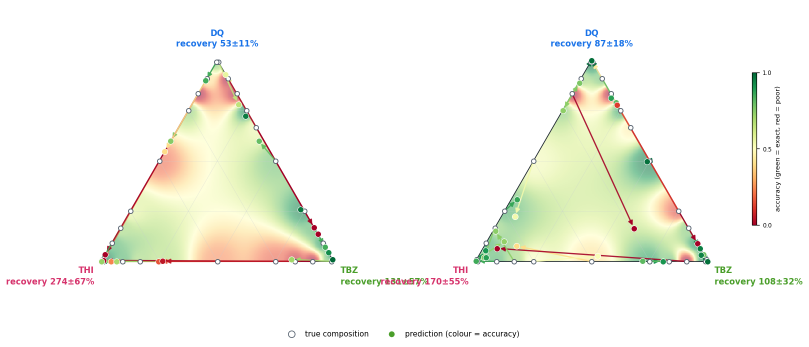
#> input picture archive/docs_legacy/classify_triangle.png, 1617 x 694 px (shown at 1/2 size)
$ python -i fig27h_digitize_ternary_png.py   (imports and definitions only)
#> lines starting #> are read from the running program, lines starting #| are printed output that depends on the picture; after the words box and inside, x2 and y2 are one past the last pixel; in counts of white or black regions, pixels touching at a corner belong together
# -*- coding: utf-8 -*-
"""27h — 삼각도 PNG(사용자 Origin 그림)를 데이터로 읽어 배경 필드를 만든다.

입력: 삼각도 PNG (검은 외곽 삼각형, 예측점은 초록/노랑/주황/빨강, 진실은 흰 원).
처리: 1) 검은 삼각형 꼭짓점 검출(THI 위, TBZ 좌하, DQ 우하)
      2) 색 점 검출(HSV 군집) → 픽셀 좌표 → 무게중심 좌표(DQ, TBZ, THI)
      3) 점의 색 = 밴드(0 초록 … 3 빨강); 배경 = 국소 정답률 또는 밴드 점수 평균
출력: <png>_bg.png (삼각형 영역만, 투명 배경 — Origin 레이어 아래에 깔기),
      <png>_points.csv (x_px, y_px, DQ, TBZ, THI, band),
      <png>_field_XYZZ.csv (Origin ternary contour 용)

실행:  python -u fig27h_digitize_ternary_png.py figure.png [--sigma 20] [--palette rb|po]
       [--field fraction|score] [--correct-band 1.25|1.5|2] [--crop x0 y0 x1 y1]
"""
from __future__ import annotations

import argparse
import csv
import os
import sys

import numpy as np
from PIL import Image

sys.path.insert(0, os.path.dirname(os.path.abspath(__file__)))
import matplotlib

# [1 line not run here, left out]
import matplotlib.pyplot as plt  # noqa: E402
from matplotlib.colors import LinearSegmentedColormap  # noqa: E402
import matplotlib.tri as mtri  # noqa: E402
from scipy import ndimage  # noqa: E402

RB = LinearSegmentedColormap.from_list("rb", ["#c8322b", "#f6f1ec", "#2b64b5"])
PO = LinearSegmentedColormap.from_list("po", ["#5b4a8a", "#f7f5ed", "#e8a13a"])
# 밴드 기준색 (RGB 0-255): 초록 / 노랑 / 주황 / 빨강 — Origin 그림 팔레트
REF = {0: (31, 157, 85), 1: (232, 195, 58), 2: (238, 127, 45), 3: (214, 39, 40)}


def rgb2hsv(a):
    a = a.astype(float) / 255.0
    mx, mn = a.max(-1), a.min(-1)
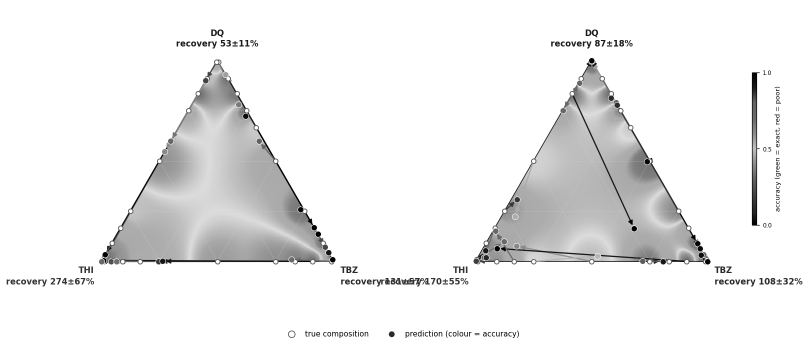
#> mn: shape (694, 1617) float64 (shown at 1/2 size); min 0, max 1, mean 0.937
    d = mx - mn
    h = np.zeros_like(mx)
    r, g, b = a[..., 0], a[..., 1], a[..., 2]
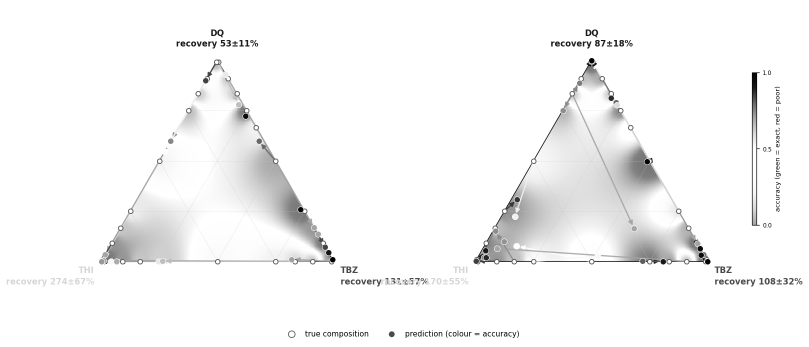
#> r: shape (694, 1617) float64 (shown at 1/2 size); min 0, max 1, mean 0.968
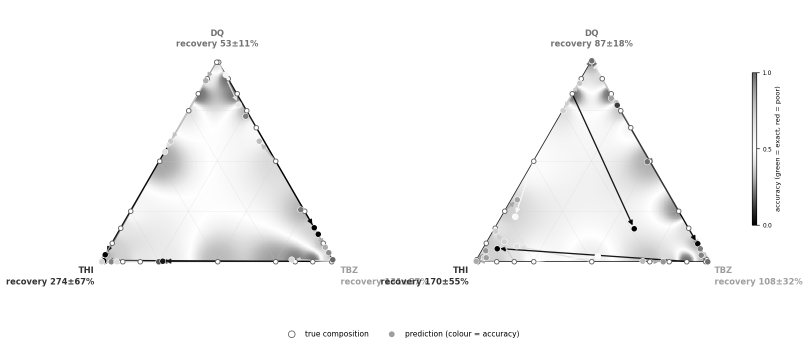
#> g: shape (694, 1617) float64 (shown at 1/2 size); min 0, max 1, mean 0.971
    m = d > 1e-6
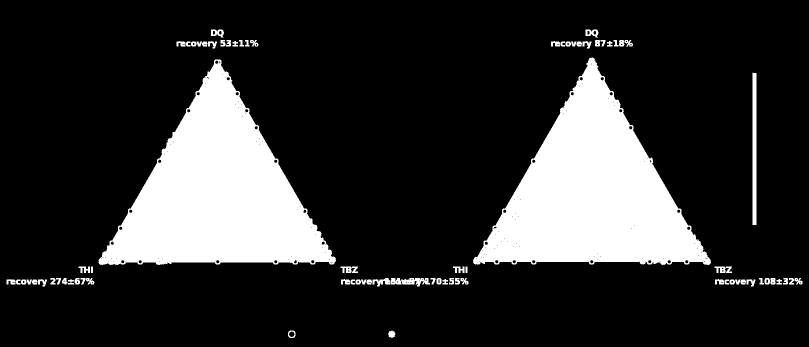
#> m: shape (694, 1617) bool (shown at 1/2 size); 18.3% white; 79 white regions, largest, box (x1, y1, x2, y2) and area: (197, 119, 672, 530) 97223, (946, 115, 1422, 530) 96589, (1504, 145, 1513, 450) 2433
    h[m & (mx == r)] = ((g - b) / np.where(d == 0, 1, d))[m & (mx == r)] % 6
    h[m & (mx == g)] = ((b - r) / np.where(d == 0, 1, d))[m & (mx == g)] + 2
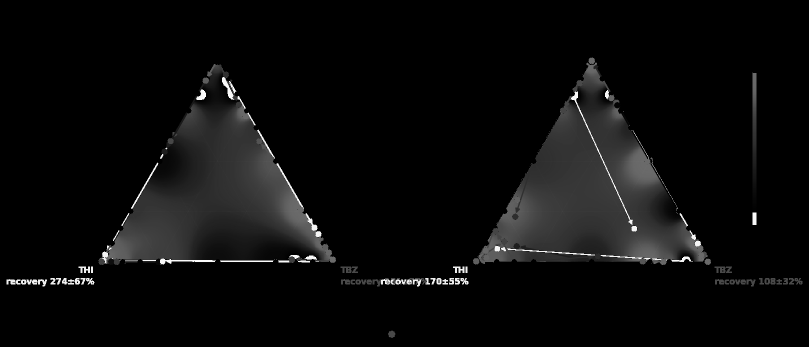
#> h: shape (694, 1617) float64 (shown at 1/2 size); min 0, max 5.99, mean 0.258; drawn with min black and max white
    h[m & (mx == b)] = ((r - g) / np.where(d == 0, 1, d))[m & (mx == b)] + 4
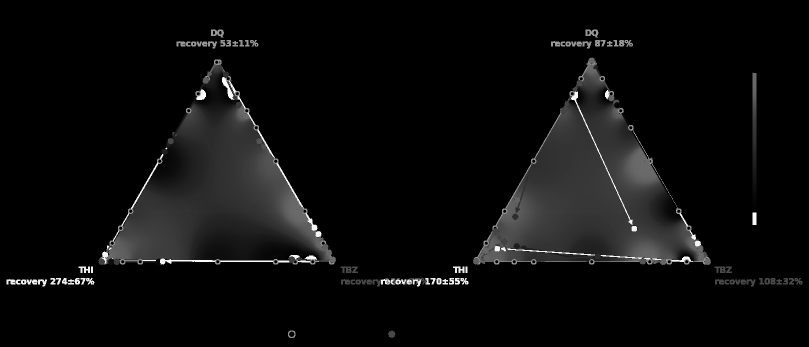
#> h: shape (694, 1617) float64 (shown at 1/2 size); 0.59% of pixels changed, all inside (x1, y1, x2, y2) = (201, 59, 1419, 676); drawn with min black and max white
    return h * 60, np.where(mx > 0, d / np.where(mx == 0, 1, mx), 0), mx


def find_triangle(img):
    """검은(어두운 무채색) 선의 픽셀에서 꼭짓점 3개."""
    h, s, v = rgb2hsv(img)
    dark = (v < 0.35) & (s < 0.35)
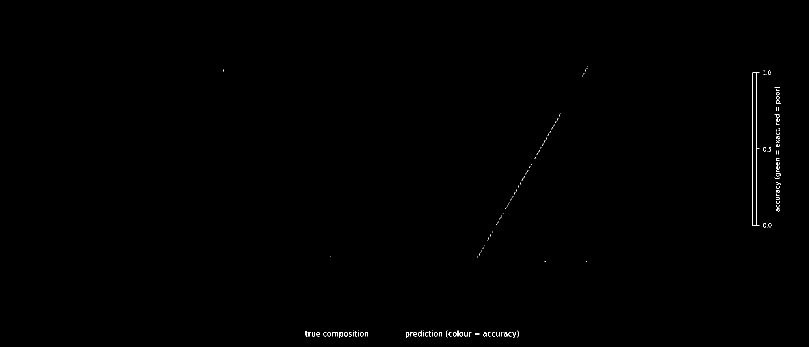
#> dark: shape (694, 1617) bool (shown at 1/2 size); 0.2% white in thin lines or dots, all inside (x1, y1, x2, y2) = (446, 132, 1562, 676)
    # 가장 큰 어두운 연결 성분 = 삼각형 외곽선 (범례 마커·글자는 작다)
    lab, n = ndimage.label(ndimage.binary_dilation(dark, iterations=2))
#> lab: shape (694, 1617) int32; 48 distinct labels, from 0 to 47
#> n = 47
    if n == 0:
        raise SystemExit("검은 삼각형 선을 찾지 못했습니다 (--crop 으로 삼각형만 잘라 주세요)")
    objs = ndimage.find_objects(lab)
#> objs = 47 items
    H = img.shape[0]
#> H = 694
    # 세로로 긴(높이 ≥ 0.4 H) 어두운 성분들의 합집합 = 삼각형 변들 (글자·마커는 작다)
    npx = ndimage.sum(dark, lab, range(1, n + 1))
#> npx = 47 values, max 642 at index 4, min 1 at index 25, mean 47.53
    keep = [i + 1 for i, o in enumerate(objs)
            if (o[0].stop - o[0].start) >= 0.4 * H or npx[i] >= 300]
#> keep = [5]
    if not keep:
        areas = [(o[0].stop - o[0].start) * (o[1].stop - o[1].start) for o in objs]
        keep = [int(np.argmax(areas)) + 1]
    ys, xs = np.nonzero(np.isin(lab, keep) & dark)
#> ys = 642 values from 145 to 450; xs = 642 values, max 1518 at index 13, min 1504 at index 14, mean 1508.7
    top = (xs[ys.argmin()], ys.min())
#> top = (1505, 145)
    ybase = ys.max()
#> ybase = 450
    base = ys > ybase - 0.02 * (ybase - top[1])
    left = (xs[base].min(), ybase)
#> left = (1504, 450)
    right = (xs[base].max(), ybase)
#> right = (1518, 450)
    return np.array(top, float), np.array(left, float), np.array(right, float)


# [156 lines left out: functions to_bary, find_dots, field, main, _write, not called in this run]


# [2 lines not run here, left out]

>>> import cv2
>>> picture = cv2.cvtColor(cv2.imread('../../archive/docs_legacy/classify_triangle.png'), cv2.COLOR_BGR2RGB)
>>> result = find_triangle(picture)
#> result = ([1505, 145], [1504, 450], [1518, 450])

$ run again, on archive/docs_legacy/concentration_pred.png
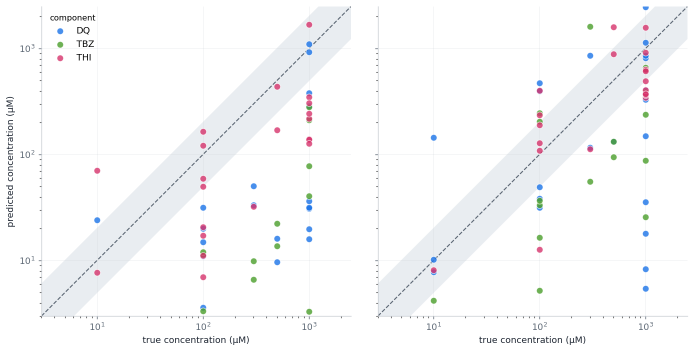
#> input picture archive/docs_legacy/concentration_pred.png, 1388 x 703 px (shown at 1/2 size)
#> in rgb2hsv, `m = d > 1e-6`:
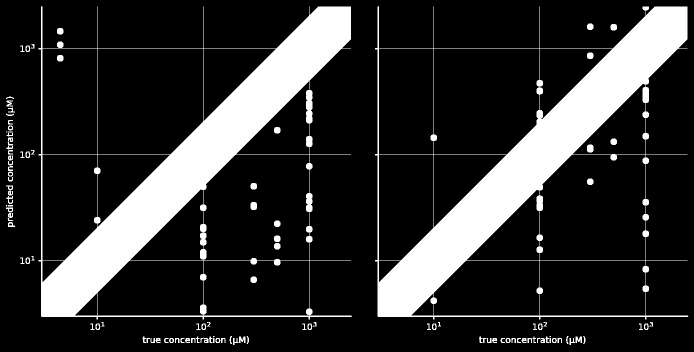
#> m: shape (703, 1388) bool (shown at 1/2 size); 18.6% white; 116 white regions (4 under 20 px), largest, box (x1, y1, x2, y2) and area: (77, 12, 704, 639) 87012, (750, 12, 1377, 639) 86677, (1174, 289, 1187, 305) 188
#> in find_triangle, `dark = (v < 0.35) & (s < 0.35)`:
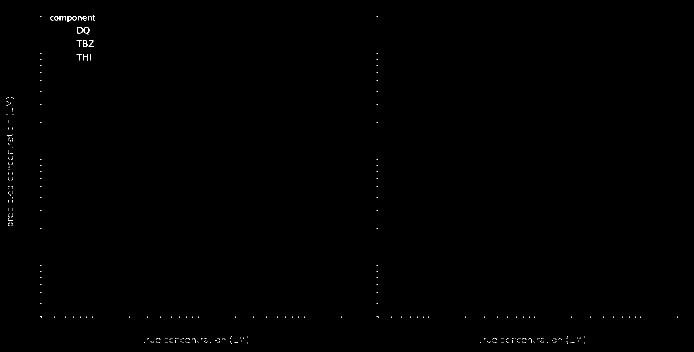
#> dark: shape (703, 1388) bool (shown at 1/2 size); 0.14% white in thin lines or dots
#> lab: shape (703, 1388) int32; 165 distinct labels, from 0 to 164
#> n = 164
#> objs = 164 items
#> npx = 164 values, max 261 at index 0, min 1 at index 32, mean 8.42
#> in find_triangle, `keep = [i + 1 for i, o in enumerate(objs) if (o[0].stop - o[0].start) ..`: keep = []
#> areas = 164 values, max 1674 at index 0, min 25 at index 32, mean 86.05
#> in find_triangle, `keep = [int(np.argmax(areas)) + 1]`: keep = [1]
#> ys = 261 values from 30 to 43; xs = 261 values, max 189 at index 42, min 101 at index 77, mean 143.3
#> top = (186, 30)
#> ybase = 43
#> left = (135, 43)
#> right = (136, 43)
#> result = ([186, 30], [135, 43], [136, 43])

$ run again, on archive/docs_legacy/dl_findings.png
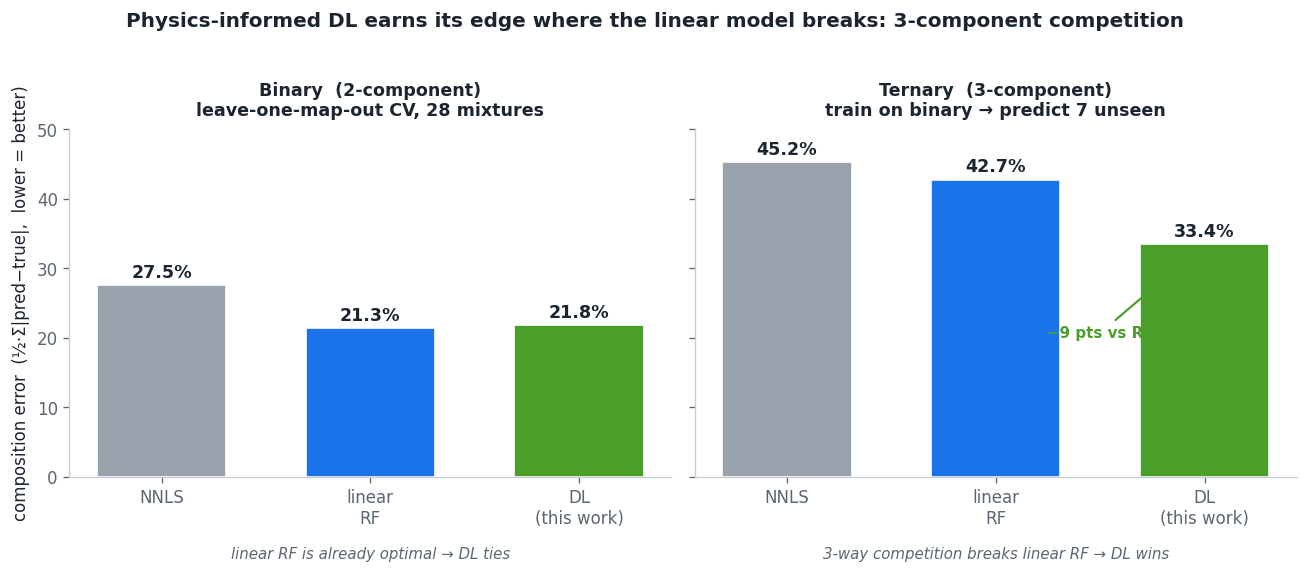
#> input picture archive/docs_legacy/dl_findings.png, 1308 x 573 px
#> in rgb2hsv, `m = d > 1e-6`:
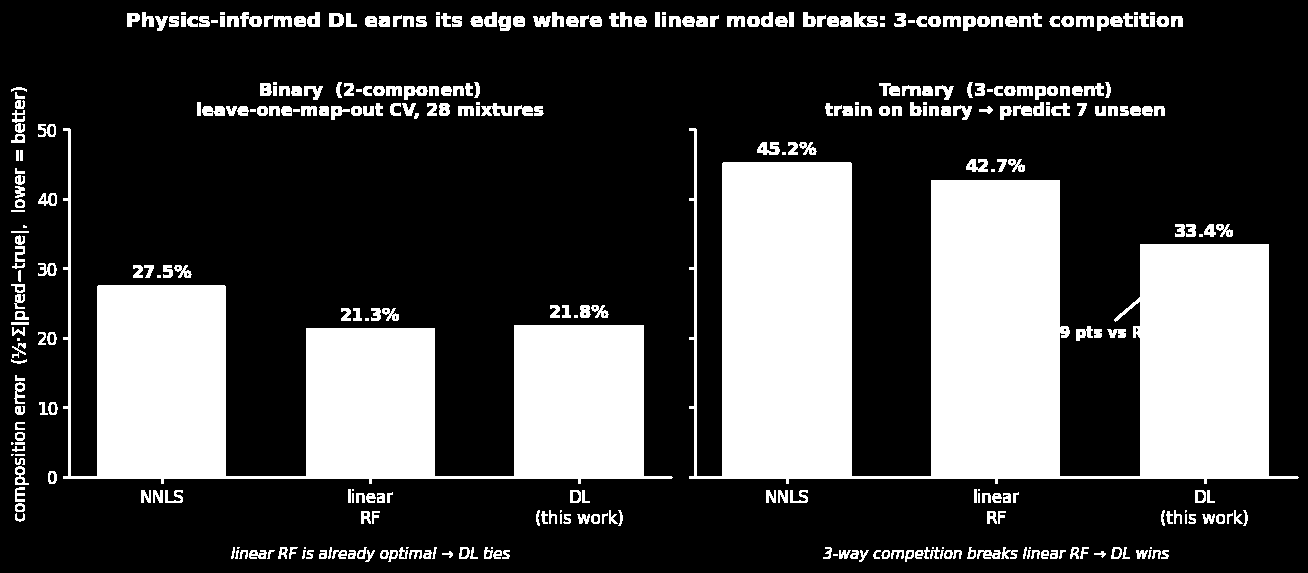
#> m: shape (573, 1308) bool; 27.5% white; 372 white regions (37 under 20 px), largest, box (x1, y1, x2, y2) and area: (689, 128, 1299, 484) 112200, (63, 128, 673, 484) 66350, (481, 103, 512, 116) 237
#> dark: shape (573, 1308) bool; 0.3% white in thin lines or dots, all inside (x1, y1, x2, y2) = (11, 12, 1233, 521)
#> in find_triangle, `lab, n = ndimage.label(ndimage.binary_dilation(dark, iterations=2))`:
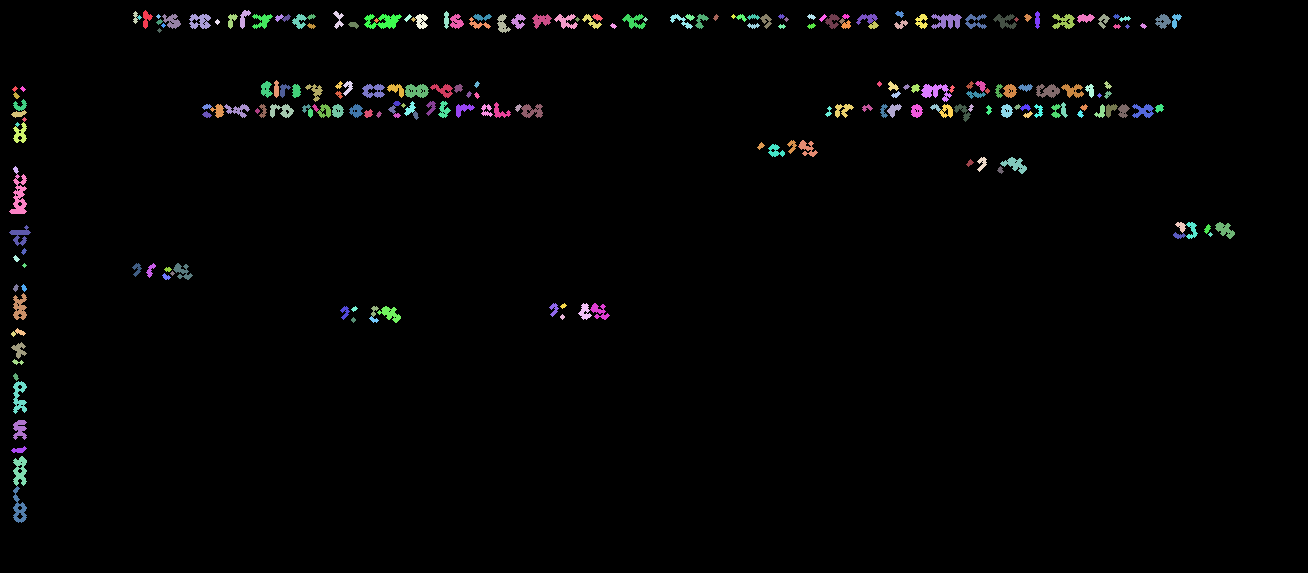
#> lab: shape (573, 1308) int32; 228 distinct labels, from 0 to 227; one colour per label, 0 black
#> n = 227
#> objs = 227 items
#> npx = 227 values, max 53 at index 186, min 1 at index 7, mean 9.91
#> in find_triangle, `keep = [i + 1 for i, o in enumerate(objs) if (o[0].stop - o[0].start) ..`: keep = []
#> areas = 227 values, max 720 at index 186, min 25 at index 7, mean 146.4
#> in find_triangle, `keep = [int(np.argmax(areas)) + 1]`: keep = [187]
#> ys = 53 values from 176 to 211; xs = 53 values, max 24 at index 1, min 11 at index 39, mean 19.11
#> top = (23, 176)
#> ybase = 211
#> left = (11, 211)
#> right = (24, 211)
#> result = ([23, 176], [11, 211], [24, 211])

$ run again, on archive/docs_legacy/dl_interpretability.png
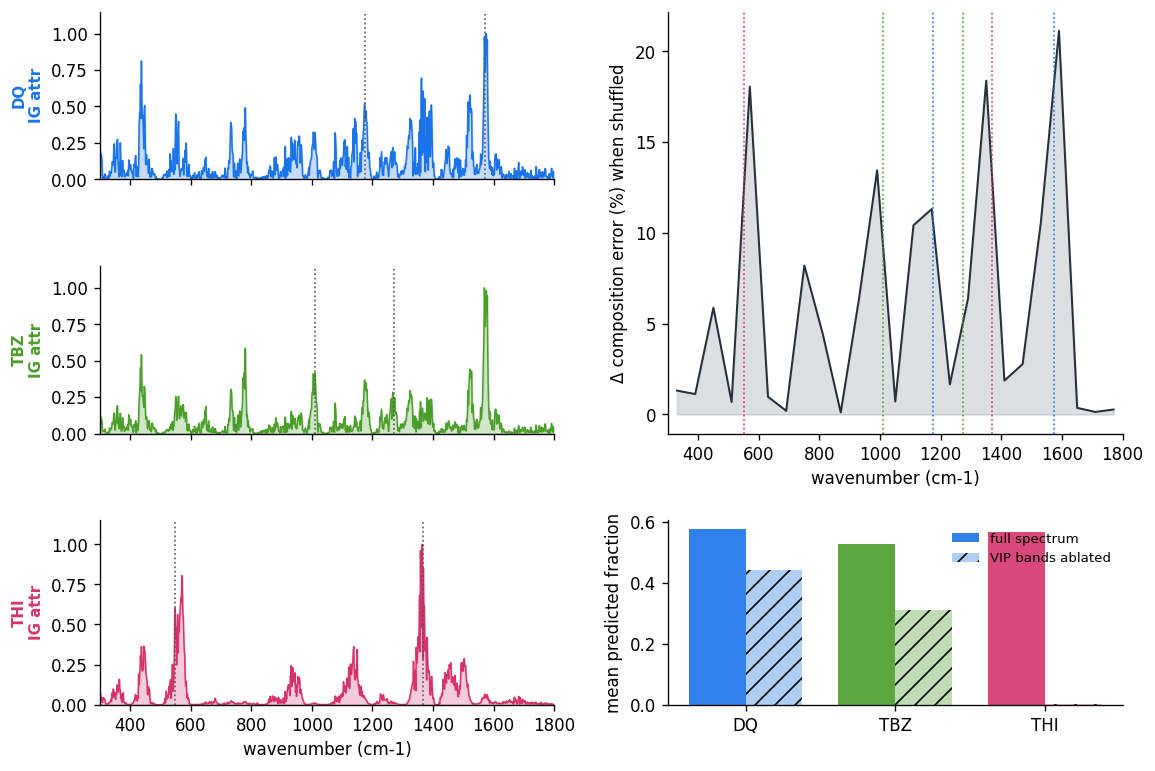
#> input picture archive/docs_legacy/dl_interpretability.png, 1155 x 771 px
#> m: shape (771, 1155) bool; 14.6% white; 272 white regions (243 under 20 px), largest, box (x1, y1, x2, y2) and area: (675, 29, 1115, 417) 54394, (689, 529, 802, 705) 17215, (838, 544, 952, 705) 14319
#> dark: shape (771, 1155) bool; 1.6% white in thin lines or dots
#> in find_triangle, `lab, n = ndimage.label(ndimage.binary_dilation(dark, iterations=2))`:
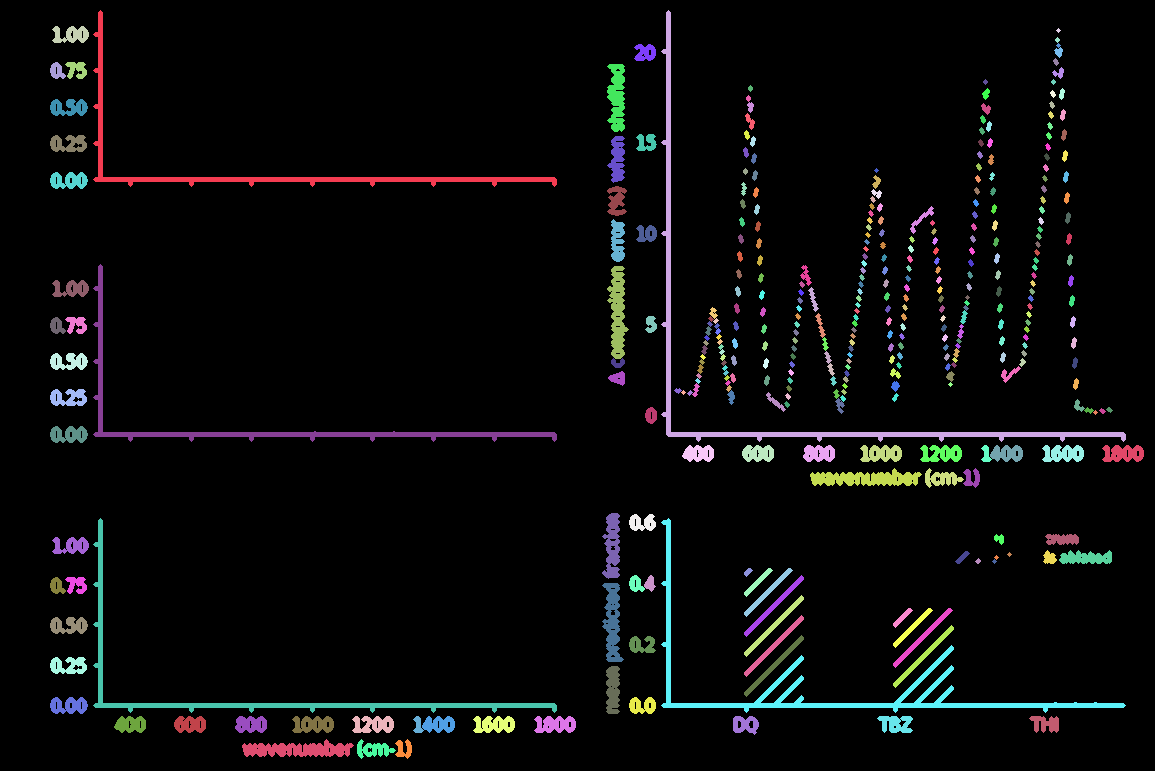
#> lab: shape (771, 1155) int32; 367 distinct labels, from 0 to 366; one colour per label, 0 black
#> n = 366
#> objs = 366 items
#> npx = 366 values, max 1260 at index 318, min 1 at index 3, mean 38.21
#> keep = [1, 2, 122, 313, 318, 319, 364]
#> ys = 4929 values from 12 to 754; xs = 4929 values, max 1123 at index 2241, min 95 at index 44, mean 554.1
#> top = (100, 12)
#> ybase = 754
#> left = (244, 754)
#> right = (351, 754)
#> result = ([100, 12], [244, 754], [351, 754])
